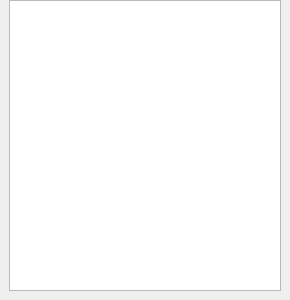
<?xml version="1.0" encoding="UTF-8"?>
<ui version="4.0">
 <class>AnimationListEditorDockWidget</class>
 <widget class="QDockWidget" name="AnimationListDockWidget">
  <property name="enabled">
   <bool>true</bool>
  </property>
  <property name="geometry">
   <rect>
    <x>0</x>
    <y>0</y>
    <width>290</width>
    <height>300</height>
   </rect>
  </property>
  <property name="windowTitle">
   <string>List of animations</string>
  </property>
  <widget class="QWidget" name="dockWidgetContents">
   <layout class="QVBoxLayout" name="verticalLayout">
    <property name="topMargin">
     <number>0</number>
    </property>
    <item>
     <widget class="QListWidget" name="list"/>
    </item>
   </layout>
  </widget>
 </widget>
 <resources/>
 <connections/>
</ui>
